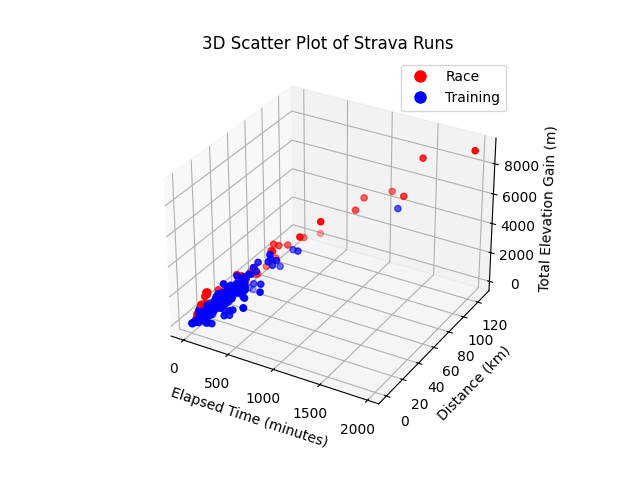

This chart was generated by the following Python code:
import pandas as pd
import matplotlib.pyplot as plt
from mpl_toolkits.mplot3d import Axes3D

# Load data from CSV file
df = pd.read_csv('strava.csv')

# Prepare the data
X = df[['distance_km', 'total_elevation_gain_meters']]
y = df['elapsed_time_minutes']
workout_type = df['is_race']

# Create a 3D scatter plot
fig = plt.figure()
ax = fig.add_subplot(111, projection='3d')

# Plot the data points with different colors for workout_type
colors = {0: 'blue', 1: 'red'}
sc = ax.scatter(y, X['distance_km'], X['total_elevation_gain_meters'], c=workout_type.map(colors), marker='o')

# Add axis labels and title
ax.set_xlabel('Elapsed Time (minutes)')
ax.set_ylabel('Distance (km)')
ax.set_zlabel('Total Elevation Gain (m)')
ax.set_title('3D Scatter Plot of Strava Runs')

# Create a legend
red_patch = plt.Line2D([0], [0], marker='o', color='w', markerfacecolor='red', markersize=10, label='Race')
blue_patch = plt.Line2D([0], [0], marker='o', color='w', markerfacecolor='blue', markersize=10, label='Training')
ax.legend(handles=[red_patch, blue_patch])

# Show plot
plt.show()
